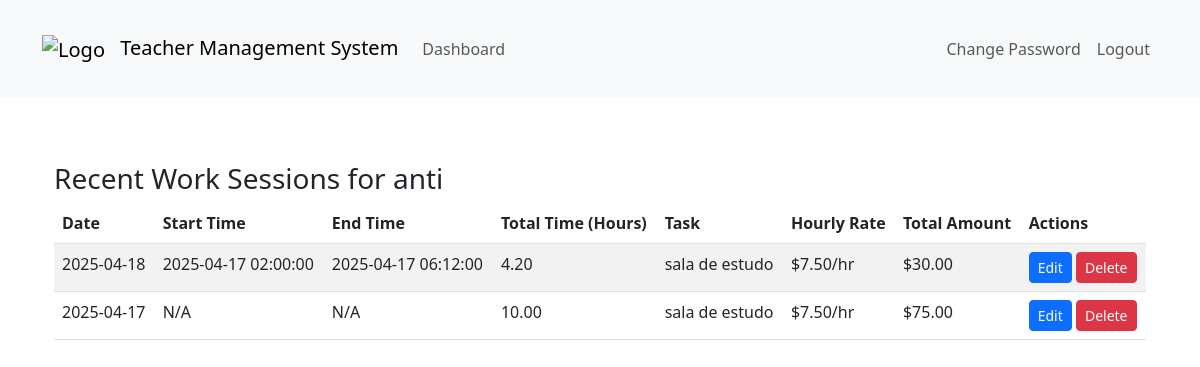
Screenshot of /dashboard/dashboard/recent-work-sessions/2/ (signed in) with the database file from the repository.
### teachers_app/models.py (models this page shows, shortened)
class Teacher(models.Model):
    user = models.OneToOneField(CustomUser, on_delete=models.CASCADE)
    subjects = models.CharField(max_length=200, blank=True, help_text="Optional: List of subjects taught")
    def __str__(self):
        return f"{self.user.username} - {self.subjects}" if self.subjects else self.user.username

class CustomUser(AbstractUser):
    is_student   = models.BooleanField(default=False)
    is_teacher = models.BooleanField(default=False)
    is_inspector = models.BooleanField(default=False)

class WorkSession(models.Model):
    ENTRY_TYPE_CHOICES = [
        ('manual', 'Manual Hours Input'),
        ('clock', 'Clock In/Out'),
        ('time_range', 'Time Range'),
    ]
    teacher = models.ForeignKey(Teacher, on_delete=models.CASCADE)
    task = models.ForeignKey(Task, on_delete=models.CASCADE)
    entry_type = models.CharField(max_length=10, choices=ENTRY_TYPE_CHOICES)
    hourly_rate = models.DecimalField(max_digits=10, decimal_places=2, null=True, blank=True)  # Store the hourly rate at creation time
    stored_hours = models.DecimalField(max_digits=10, decimal_places=2, null=True, blank=True)  # Store the hours at creation time
    is_deleted = models.BooleanField(default=False)
    deleted_at = models.DateTimeField(null=True, blank=True)
    manual_hours = models.DecimalField(max_digits=5, decimal_places=2, null=True, blank=True)
    clock_in = models.DateTimeField(null=True, blank=True)
    clock_out = models.DateTimeField(null=True, blank=True)
    start_time = models.DateTimeField(null=True, blank=True)
    end_time = models.DateTimeField(null=True, blank=True)
    created_at = models.DateTimeField(auto_now_add=True)
    total_amount = models.DecimalField(max_digits=10, decimal_places=2, null=True, blank=True)
    def calculated_hours(self):
        if self.entry_type == 'manual' and self.manual_hours:
            return self.manual_hours
        elif self.entry_type == 'clock' and self.clock_in and self.clock_out:
            duration = self.clock_out - self.clock_in
            return duration.total_seconds() / 3600  # Return hours
        elif self.entry_type == 'time_range' and self.start_time and self.end_time:
            duration = self.end_time - self.start_time
            return duration.total_seconds() / 3600  # Return hours
        return None  # Return None if no valid data
    def __str__(self):
        if self.entry_type == 'manual':
            return f"{self.teacher} - {self.task} - {self.manual_hours} hours"
        elif self.entry_type == 'time_range':
            return f"{self.teacher} - {self.task} - {self.start_time} to {self.end_time}"
        return f"{self.teacher} - {self.task} - {self.clock_in} to {self.clock_out}"

class Task(models.Model):
    name = models.CharField(max_length=200)
    description = models.TextField(blank=True, null=True)
    duration = models.DurationField(null=True, blank=True)
    price = models.DecimalField(max_digits=10, decimal_places=2, default=0.00)
    hourly_rate = models.DecimalField(max_digits=10, decimal_places=2)
    created_at = models.DateTimeField(auto_now_add=True)
    updated_at = models.DateTimeField(auto_now=True)
    is_active = models.BooleanField(default=True)
    def __str__(self):
        return f"{self.name} (${self.hourly_rate}/hour)"

### teachers_app/views.py (the view)
# urls.py: path('dashboard/recent-work-sessions/<int:teacher_id>/', views.recent_work_sessions, name='recent_work_sessions'),
@login_required
@user_passes_test(lambda u: u.is_superuser or u.is_teacher)  # Allow both roles to access
def recent_work_sessions(request, teacher_id=None):
    if not request.user.is_superuser:
        teacher = get_object_or_404(Teacher, user=request.user)
    else:
        teacher = get_object_or_404(Teacher, id=teacher_id)
    work_sessions = WorkSession.objects.filter(teacher=teacher).order_by('-created_at')[:10]
    print(f"Teacher: {teacher}")
    print(f"Work Sessions: {work_sessions}")
    context = {
        'teacher': teacher,
        'work_sessions': work_sessions,
    }
    return render(request, 'recent_work_sessions.html', context)

### templates/recent_work_sessions.html (shortened to what this page needs)
{% extends 'base.html' %}
{% load static %}
{% block content %}
<div class="container">
    <h3>Recent Work Sessions for {{ teacher.user.username }}</h3>
    {% if work_sessions %}
    <table class="table table-striped">
        <thead>
        <tr>
            <th>Date</th>
            <th>Start Time</th>
            <th>End Time</th>
            <th>Total Time (Hours)</th>
            <th>Task</th>
            <th>Hourly Rate</th>
            <th>Total Amount</th>
            {% if request.user.is_superuser %}
            <th>Actions</th>
            {% endif %}
        </tr>
        </thead>
        <tbody>
        {% for session in work_sessions %}
        <tr>
            <td>{{ session.created_at|date:"Y-m-d" }}</td>
            <td>
                {% if session.start_time %}
                {{ session.start_time|date:"Y-m-d H:i:s" }}
                {% else %}
                N/A
                {% endif %}
            </td>
            <td>
                {% if session.end_time %}
                {{ session.end_time|date:"Y-m-d H:i:s" }}
                {% else %}
                N/A
                {% endif %}
            </td>
            <td>
                {% if session.calculated_hours %}
                {{ session.calculated_hours|floatformat:2 }}
                {% else %}
                N/A
                {% endif %}
            </td>
            <td>{{ session.task.name }}</td>
            <td>${{ session.hourly_rate|floatformat:2 }}/hr</td>
            <td>${{ session.total_amount }}</td>
            {% if request.user.is_superuser %}
            <td>
                <a href="{% url 'edit_work_session' session.id %}" class="btn btn-sm btn-primary">Edit</a>
                <form method="post" action="{% url 'delete_work_session' session.id %}" style="display: inline;" onsubmit="return confirm('Are you sure you want to delete this work session?');">
                    <button type="submit" class="btn btn-sm btn-danger">Delete</button>
                </form>
            </td>
            {% endif %}
        </tr>
        {% endfor %}
        </tbody>
    </table>
    {% else %}
    <p>No recent work sessions found.</p>
    {% endif %}
</div>
{% endblock %}

### static/css/custom.css (style rules this page uses)
body { margin: 0; min-height: 100vh; background-size: cover; background-position: center; background-attachment: fixed; background-repeat: no-repeat; }
body::before { content: ""; position: fixed; top: 0; left: 0; width: 100%; height: 100%; z-index: -1; }
.container { padding-top: 20px; padding-bottom: 20px; }
.custom-bg { margin: 0; min-height: 100vh; background-image: url('/static/images/background.png'); background-size: cover; background-position: center; background-attachment: fixed; background-repeat: no-repeat; }

### rows the page displays
Teacher: user.username "anti"
WorkSession: created_at "2025-04-18", start_time "2025-04-17 02:00:00", end_time "2025-04-17 06:12:00", calculated_hours "4.20", task.name "sala de estudo", hourly_rate "7.50", total_amount "30.00"
WorkSession: created_at "2025-04-17", shows "N/A", calculated_hours "10.00", task.name "sala de estudo", hourly_rate "7.50", total_amount "75.00"
